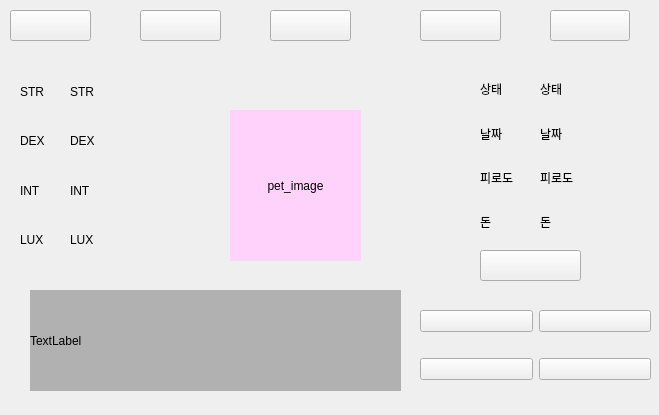
<?xml version="1.0" encoding="UTF-8"?>
<ui version="4.0">
 <class>Game_window</class>
 <widget class="QWidget" name="Game_window">
  <property name="geometry">
   <rect>
    <x>0</x>
    <y>0</y>
    <width>659</width>
    <height>415</height>
   </rect>
  </property>
  <property name="windowTitle">
   <string>Form</string>
  </property>
  <widget class="QPushButton" name="quit_button">
   <property name="geometry">
    <rect>
     <x>550</x>
     <y>10</y>
     <width>80</width>
     <height>31</height>
    </rect>
   </property>
   <property name="text">
    <string/>
   </property>
  </widget>
  <widget class="QPushButton" name="save_button">
   <property name="geometry">
    <rect>
     <x>420</x>
     <y>10</y>
     <width>81</width>
     <height>31</height>
    </rect>
   </property>
   <property name="text">
    <string/>
   </property>
  </widget>
  <widget class="QPushButton" name="market">
   <property name="geometry">
    <rect>
     <x>10</x>
     <y>10</y>
     <width>81</width>
     <height>31</height>
    </rect>
   </property>
   <property name="text">
    <string/>
   </property>
  </widget>
  <widget class="QPushButton" name="mini_game">
   <property name="geometry">
    <rect>
     <x>270</x>
     <y>10</y>
     <width>81</width>
     <height>31</height>
    </rect>
   </property>
   <property name="text">
    <string/>
   </property>
  </widget>
  <widget class="QLabel" name="label">
   <property name="geometry">
    <rect>
     <x>230</x>
     <y>110</y>
     <width>131</width>
     <height>151</height>
    </rect>
   </property>
   <property name="styleSheet">
    <string notr="true">background-color: rgb(255, 210, 251);</string>
   </property>
   <property name="text">
    <string>pet_image</string>
   </property>
   <property name="alignment">
    <set>Qt::AlignCenter</set>
   </property>
  </widget>
  <widget class="QWidget" name="verticalLayoutWidget">
   <property name="geometry">
    <rect>
     <x>20</x>
     <y>70</y>
     <width>41</width>
     <height>191</height>
    </rect>
   </property>
   <layout class="QVBoxLayout" name="stat">
    <item>
     <widget class="QLabel" name="STR">
      <property name="text">
       <string>STR</string>
      </property>
     </widget>
    </item>
    <item>
     <widget class="QLabel" name="DEX">
      <property name="text">
       <string>DEX</string>
      </property>
     </widget>
    </item>
    <item>
     <widget class="QLabel" name="INT">
      <property name="text">
       <string>INT</string>
      </property>
     </widget>
    </item>
    <item>
     <widget class="QLabel" name="LUX">
      <property name="text">
       <string>LUX</string>
      </property>
     </widget>
    </item>
   </layout>
  </widget>
  <widget class="QPushButton" name="inventory">
   <property name="geometry">
    <rect>
     <x>140</x>
     <y>10</y>
     <width>81</width>
     <height>31</height>
    </rect>
   </property>
   <property name="text">
    <string/>
   </property>
  </widget>
  <widget class="QWidget" name="verticalLayoutWidget_2">
   <property name="geometry">
    <rect>
     <x>480</x>
     <y>70</y>
     <width>51</width>
     <height>171</height>
    </rect>
   </property>
   <layout class="QVBoxLayout" name="verticalLayout">
    <item>
     <widget class="QLabel" name="label_5">
      <property name="text">
       <string>상태</string>
      </property>
     </widget>
    </item>
    <item>
     <widget class="QLabel" name="label_4">
      <property name="text">
       <string>날짜</string>
      </property>
     </widget>
    </item>
    <item>
     <widget class="QLabel" name="label_2">
      <property name="text">
       <string>피로도</string>
      </property>
     </widget>
    </item>
    <item>
     <widget class="QLabel" name="label_3">
      <property name="text">
       <string>돈</string>
      </property>
     </widget>
    </item>
   </layout>
  </widget>
  <widget class="QPushButton" name="pushButton_8">
   <property name="geometry">
    <rect>
     <x>480</x>
     <y>250</y>
     <width>101</width>
     <height>31</height>
    </rect>
   </property>
   <property name="text">
    <string/>
   </property>
  </widget>
  <widget class="QWidget" name="layoutWidget">
   <property name="geometry">
    <rect>
     <x>420</x>
     <y>290</y>
     <width>231</width>
     <height>111</height>
    </rect>
   </property>
   <layout class="QGridLayout" name="gridLayout">
    <item row="1" column="0">
     <widget class="QPushButton" name="pushButton_7">
      <property name="text">
       <string/>
      </property>
     </widget>
    </item>
    <item row="1" column="1">
     <widget class="QPushButton" name="pushButton_5">
      <property name="text">
       <string/>
      </property>
     </widget>
    </item>
    <item row="0" column="0">
     <widget class="QPushButton" name="pushButton_4">
      <property name="text">
       <string/>
      </property>
     </widget>
    </item>
    <item row="0" column="1">
     <widget class="QPushButton" name="pushButton_6">
      <property name="text">
       <string/>
      </property>
     </widget>
    </item>
   </layout>
  </widget>
  <widget class="QWidget" name="verticalLayoutWidget_3">
   <property name="geometry">
    <rect>
     <x>70</x>
     <y>70</y>
     <width>41</width>
     <height>191</height>
    </rect>
   </property>
   <layout class="QVBoxLayout" name="stat_2">
    <item>
     <widget class="QLabel" name="STR_2">
      <property name="text">
       <string>STR</string>
      </property>
     </widget>
    </item>
    <item>
     <widget class="QLabel" name="DEX_2">
      <property name="text">
       <string>DEX</string>
      </property>
     </widget>
    </item>
    <item>
     <widget class="QLabel" name="INT_2">
      <property name="text">
       <string>INT</string>
      </property>
     </widget>
    </item>
    <item>
     <widget class="QLabel" name="LUX_2">
      <property name="text">
       <string>LUX</string>
      </property>
     </widget>
    </item>
   </layout>
  </widget>
  <widget class="QWidget" name="verticalLayoutWidget_4">
   <property name="geometry">
    <rect>
     <x>540</x>
     <y>70</y>
     <width>51</width>
     <height>171</height>
    </rect>
   </property>
   <layout class="QVBoxLayout" name="verticalLayout_2">
    <item>
     <widget class="QLabel" name="label_6">
      <property name="text">
       <string>상태</string>
      </property>
     </widget>
    </item>
    <item>
     <widget class="QLabel" name="label_8">
      <property name="text">
       <string>날짜</string>
      </property>
     </widget>
    </item>
    <item>
     <widget class="QLabel" name="label_9">
      <property name="text">
       <string>피로도</string>
      </property>
     </widget>
    </item>
    <item>
     <widget class="QLabel" name="label_10">
      <property name="text">
       <string>돈</string>
      </property>
     </widget>
    </item>
   </layout>
  </widget>
  <widget class="QLabel" name="message">
   <property name="geometry">
    <rect>
     <x>30</x>
     <y>290</y>
     <width>371</width>
     <height>101</height>
    </rect>
   </property>
   <property name="styleSheet">
    <string notr="true">background-color: rgb(177, 177, 177);</string>
   </property>
   <property name="text">
    <string>TextLabel</string>
   </property>
  </widget>
  <widget class="QLabel" name="label_7">
   <property name="geometry">
    <rect>
     <x>120</x>
     <y>50</y>
     <width>351</width>
     <height>231</height>
    </rect>
   </property>
   <property name="styleSheet">
    <string notr="true">border-image: url(:/backgound/image/background image/sun.png);</string>
   </property>
   <property name="text">
    <string/>
   </property>
  </widget>
  <zorder>label_7</zorder>
  <zorder>quit_button</zorder>
  <zorder>save_button</zorder>
  <zorder>market</zorder>
  <zorder>mini_game</zorder>
  <zorder>label</zorder>
  <zorder>verticalLayoutWidget</zorder>
  <zorder>inventory</zorder>
  <zorder>verticalLayoutWidget_2</zorder>
  <zorder>pushButton_8</zorder>
  <zorder>layoutWidget</zorder>
  <zorder>verticalLayoutWidget_3</zorder>
  <zorder>verticalLayoutWidget_4</zorder>
  <zorder>message</zorder>
 </widget>
 <resources/>
 <connections/>
</ui>
